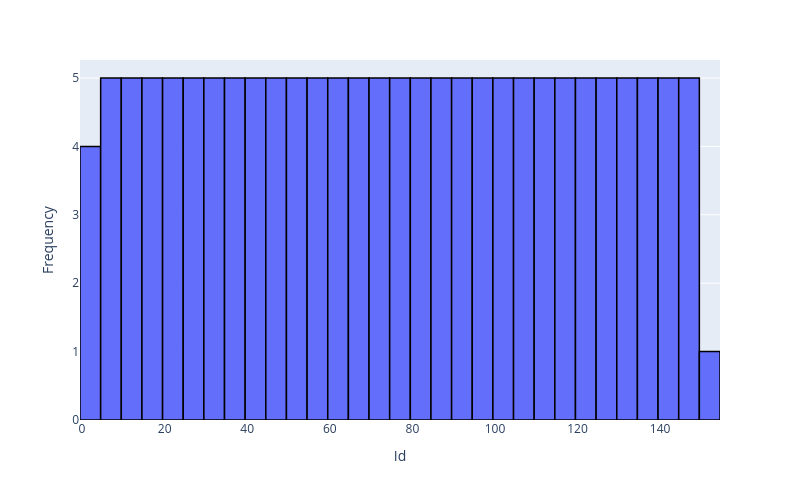
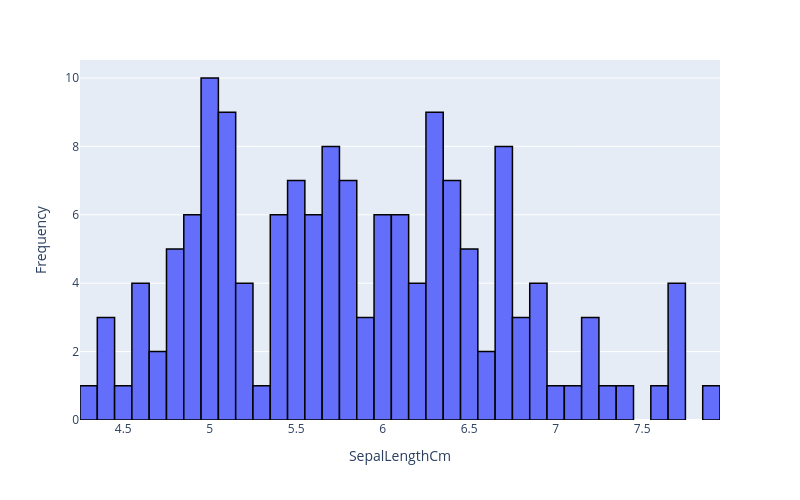
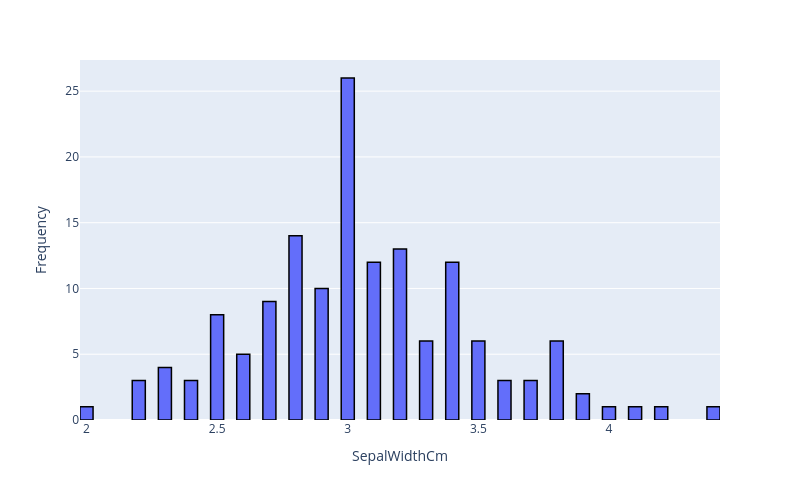
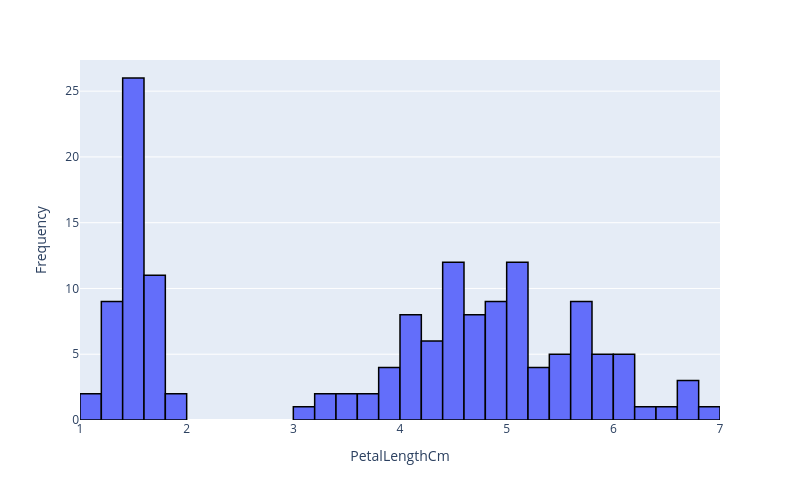

Notebook code for these charts, in order:
### Code cell
df_cols = df.select_dtypes(include=['float64', 'int64']).columns.to_list()
for i in df_cols:
    fig = px.histogram(
        df,
        x=i,
        height=500,
        width=800,
        nbins=50,
    )
    fig.update_layout(
        yaxis_title='Frequency'
    )
    fig.update_traces(
        marker_line_color='black', 
        marker_line_width=1.5
    )
    fig.show()

### Figure 1 — Plotly figure (JSON) as saved in the notebook; plotly's stock layout.template omitted (floating-point values rounded to 4 significant figures; data arrays with more than 128 entries replaced by an {"elided": "..."} marker saying what was removed)
{"data": [{"bingroup": "x", "hovertemplate": "Id=%{x}<br>count=%{y}<extra></extra>", "legendgroup": "", "marker": {"color": "#636efa", "line": {"color": "black", "width": 1.5}, "pattern": {"shape": ""}}, "name": "", "nbinsx": 50, "orientation": "v", "showlegend": false, "type": "histogram", "x": {"elided": "150 int values"}, "xaxis": "x", "yaxis": "y"}], "layout": {"barmode": "relative", "height": 500, "legend": {"tracegroupgap": 0}, "margin": {"t": 60}, "width": 800, "xaxis": {"anchor": "y", "domain": [0, 1], "title": {"text": "Id"}}, "yaxis": {"anchor": "x", "domain": [0, 1], "title": {"text": "Frequency"}}}}

### Figure 2 — Plotly figure (JSON) as saved in the notebook; plotly's stock layout.template omitted (floating-point values rounded to 4 significant figures; data arrays with more than 128 entries replaced by an {"elided": "..."} marker saying what was removed)
{"data": [{"bingroup": "x", "hovertemplate": "SepalLengthCm=%{x}<br>count=%{y}<extra></extra>", "legendgroup": "", "marker": {"color": "#636efa", "line": {"color": "black", "width": 1.5}, "pattern": {"shape": ""}}, "name": "", "nbinsx": 50, "orientation": "v", "showlegend": false, "type": "histogram", "x": {"elided": "150 float values"}, "xaxis": "x", "yaxis": "y"}], "layout": {"barmode": "relative", "height": 500, "legend": {"tracegroupgap": 0}, "margin": {"t": 60}, "width": 800, "xaxis": {"anchor": "y", "domain": [0, 1], "title": {"text": "SepalLengthCm"}}, "yaxis": {"anchor": "x", "domain": [0, 1], "title": {"text": "Frequency"}}}}

### Figure 3 — Plotly figure (JSON) as saved in the notebook; plotly's stock layout.template omitted (floating-point values rounded to 4 significant figures; data arrays with more than 128 entries replaced by an {"elided": "..."} marker saying what was removed)
{"data": [{"bingroup": "x", "hovertemplate": "SepalWidthCm=%{x}<br>count=%{y}<extra></extra>", "legendgroup": "", "marker": {"color": "#636efa", "line": {"color": "black", "width": 1.5}, "pattern": {"shape": ""}}, "name": "", "nbinsx": 50, "orientation": "v", "showlegend": false, "type": "histogram", "x": {"elided": "150 float values"}, "xaxis": "x", "yaxis": "y"}], "layout": {"barmode": "relative", "height": 500, "legend": {"tracegroupgap": 0}, "margin": {"t": 60}, "width": 800, "xaxis": {"anchor": "y", "domain": [0, 1], "title": {"text": "SepalWidthCm"}}, "yaxis": {"anchor": "x", "domain": [0, 1], "title": {"text": "Frequency"}}}}

### Figure 4 — Plotly figure (JSON) as saved in the notebook; plotly's stock layout.template omitted (floating-point values rounded to 4 significant figures; data arrays with more than 128 entries replaced by an {"elided": "..."} marker saying what was removed)
{"data": [{"bingroup": "x", "hovertemplate": "PetalLengthCm=%{x}<br>count=%{y}<extra></extra>", "legendgroup": "", "marker": {"color": "#636efa", "line": {"color": "black", "width": 1.5}, "pattern": {"shape": ""}}, "name": "", "nbinsx": 50, "orientation": "v", "showlegend": false, "type": "histogram", "x": {"elided": "150 float values"}, "xaxis": "x", "yaxis": "y"}], "layout": {"barmode": "relative", "height": 500, "legend": {"tracegroupgap": 0}, "margin": {"t": 60}, "width": 800, "xaxis": {"anchor": "y", "domain": [0, 1], "title": {"text": "PetalLengthCm"}}, "yaxis": {"anchor": "x", "domain": [0, 1], "title": {"text": "Frequency"}}}}
